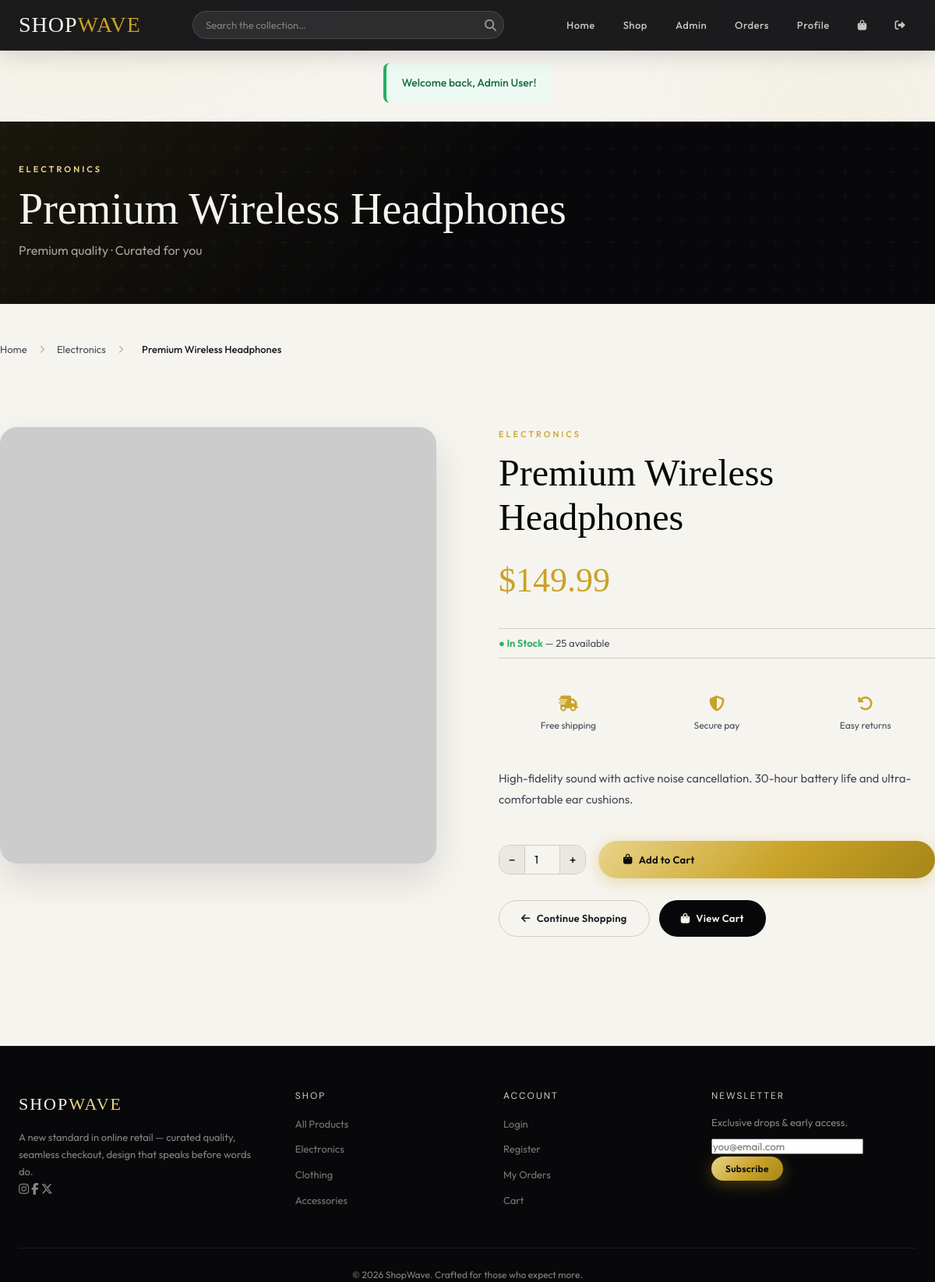
The page /product.php?id=1 (signed in) on the database its author committed.
### tables this page shows
CREATE TABLE IF NOT EXISTS products (
    id INT AUTO_INCREMENT PRIMARY KEY,
    name VARCHAR(200) NOT NULL,
    description TEXT,
    price DECIMAL(10,2) NOT NULL,
    stock INT DEFAULT 0,
    category VARCHAR(100),
    image VARCHAR(255) DEFAULT 'default.jpg',
    created_at TIMESTAMP DEFAULT CURRENT_TIMESTAMP
);

### includes/unsplash.php (called while the page is built, shortened)
<?php
function resolveProductImageUrl(array $product) {
    $localFile = $product['image'] ?? '';
    $localPath = __DIR__ . '/../images/products/' . basename($localFile);
    $remoteUrl = getProductRemoteImageUrl($product['name'], $product['category']);
    if ($remoteUrl) {
        $savedFile = downloadRemoteImage($remoteUrl, $product['id']);
        return $remoteUrl;
    }
    return BASE_URL . '/images/products/default.jpg';
}
function getProductRemoteImageUrl($productName, $category) {
    if (USE_PEXELS_API && PEXELS_API_KEY !== 'YOUR_PEXELS_API_KEY_HERE') {
        $url = getImageFromPexelsAPI($productName);
        $categoryKeyword = getCategoryKeywords($category);
        $url = getImageFromPexelsAPI($categoryKeyword);
    }
    $searchTerm = getSmartSearchTerm($productName, $category);
    return getPicsumImage($searchTerm);
}
function downloadRemoteImage($url, $productId) {
    $imageData = @file_get_contents($url);
    if (!$imageData) {
        return null;
    }
    $extension = 'jpg';
    $filename = "product_{$productId}.{$extension}";
    return $filename;
}
function getSmartSearchTerm($productName, $category) {
    $term = strtolower(trim($productName));
    $term = preg_replace('/[^a-z0-9\s]/i', ' ', $term);
    $term = preg_replace('/\s+/', ' ', $term);
    $commonWords = ['pack', 'set', 'kit', 'piece', 'pcs', 'qty', 'quantity', 'the', 'a', 'an'];
    foreach ($commonWords as $word) {
        $term = preg_replace('/\b' . preg_quote($word, '/') . '\b/i', '', $term);
    }
    $term = trim(preg_replace('/\s+/', ' ', $term));
    $categoryBoost = [
        'Electronics' => 'tech gadget',
        'Clothing' => 'fashion apparel',
        'Accessories' => 'luxury style',
        'Kitchen' => 'cookware utensil',
        'Sports' => 'fitness equipment',
        'Books' => 'literature reading',
        'Home' => 'interior decor',
        'Other' => 'product item'
    ];
    $boost = $categoryBoost[$category] ?? 'product';
    if (!empty($term) && strlen($term) > 2) {
        return $term . ' ' . $boost;
    }
    return getCategoryKeywords($category) . ' ' . $boost;
}
function getPicsumImage($searchTerm) {
    $query = urlencode($searchTerm);
    return "https://picsum.photos/600/600?random={$query}";
}
function getImageFromPexelsAPI($query) {
    $url = 'https://api.pexels.com/v1/search?query=' . urlencode($query) . '&per_page=1&orientation=square';
    $context = stream_context_create([
        'http' => [
            'method' => 'GET',
            'header' => 'Authorization: ' . PEXELS_API_KEY . "\r\n",
            'timeout' => 5
        ]
    ]);
    try {
        $response = @file_get_contents($url, false, $context);
    } catch (Exception $e) {
    }
    return null;
}
function getCategoryKeywords($category) {
    $categoryKeywords = [
        'Electronics' => 'electronics gadgets',
        'Clothing' => 'clothing shirt',
        'Accessories' => 'watch jewelry',
        'Kitchen' => 'kitchen cookware',
        'Sports' => 'sports equipment',
        'Books' => 'books reading',
        'Home' => 'home decor',
        'Other' => 'products'
    ];
    return $categoryKeywords[$category] ?? 'products';
}

### product.php (the view, shortened to what this page needs)
<?php
require_once 'includes/db.php';
require_once 'includes/unsplash.php';
$id = filter_input(INPUT_GET, 'id', FILTER_VALIDATE_INT);
$stmt = $pdo->prepare('SELECT * FROM products WHERE id = ?');
$stmt->execute([$id]);
$product = $stmt->fetch();
$imgUrl = resolveProductImageUrl($product);
?>
<?php include 'includes/header.php'; ?>
<?php ui_page_hero($product['name'], 'Premium quality · Curated for you', $product['category'] ?? 'Product'); ?>
<div class="container page-content product-detail-page">
    <?php ui_breadcrumb([
        ['label' => 'Home', 'url' => BASE_URL . '/index.php'],
        ['label' => $product['category'] ?? 'Shop', 'url' => BASE_URL . '/index.php?category=' . urlencode($product['category'] ?? '')],
        ['label' => $product['name'], 'url' => ''],
    ]); ?>
    <div class="product-detail">
        <div class="detail-img">
            <img src="<?= htmlspecialchars($imgUrl) ?>" alt="<?= htmlspecialchars($product['name']) ?>">
        </div>
        <div class="detail-info">
            <p class="detail-category"><?= htmlspecialchars($product['category'] ?? '') ?></p>
            <h1 class="detail-name"><?= htmlspecialchars($product['name']) ?></h1>
            <div class="detail-price">$<?= number_format($product['price'], 2) ?></div>
            <div class="detail-stock">
                <?php if ($product['stock'] > 0): ?>
                    <span style="color:var(--success);font-weight:600;">● In Stock</span> — <?= (int) $product['stock'] ?> available
                <?php else: ?>
                    <span style="color:var(--danger);font-weight:600;">● Sold Out</span>
                <?php endif; ?>
            </div>
            <div class="detail-perks">
                <div class="detail-perk"><i class="fa-solid fa-truck-fast"></i> Free shipping</div>
                <div class="detail-perk"><i class="fa-solid fa-shield-halved"></i> Secure pay</div>
                <div class="detail-perk"><i class="fa-solid fa-rotate-left"></i> Easy returns</div>
            </div>
            <p class="detail-desc"><?= nl2br(htmlspecialchars($product['description'])) ?></p>
            <?php if ($product['stock'] > 0): ?>
                <form action="<?= BASE_URL ?>/cart_action.php" method="POST" style="display:flex;gap:16px;align-items:center;flex-wrap:wrap;">
                    <div class="qty-control">
                        <button type="button" class="qty-btn" data-action="dec">−</button>
                        <input class="qty-input" type="number" name="quantity" value="1" min="1" max="<?= $product['stock'] ?>">
                        <button type="button" class="qty-btn" data-action="inc">+</button>
                    </div>
                    <button type="submit" class="btn btn-primary" style="flex:1;min-width:200px;padding:16px 32px;">
                        <i class="fa-solid fa-bag-shopping"></i> Add to Cart
                    </button>
                </form>
            <?php else: ?>
                <button class="btn btn-outline btn-block" disabled style="opacity:0.6;">Currently Unavailable</button>
            <?php endif; ?>
            <div style="margin-top:28px;display:flex;gap:12px;flex-wrap:wrap;">
                <a href="<?= BASE_URL ?>/index.php" class="btn btn-outline"><i class="fa-solid fa-arrow-left"></i> Continue Shopping</a>
                <a href="<?= BASE_URL ?>/cart.php" class="btn btn-dark"><i class="fa-solid fa-shopping-bag"></i> View Cart</a>
            </div>
        </div>
    </div>
</div>
<?php include 'includes/footer.php'; ?>

### includes/ui.php (shortened to what this page needs)
<?php
function ui_breadcrumb(array $items): void
{
    echo '<nav class="breadcrumb" aria-label="Breadcrumb">';
    $last = count($items) - 1;
    foreach ($items as $i => $item) {
        if ($i > 0) {
            echo '<span class="breadcrumb-sep"><i class="fa-solid fa-chevron-right"></i></span>';
        }
        if ($i === $last || empty($item['url'])) {
            echo '<span class="breadcrumb-current">' . htmlspecialchars($item['label']) . '</span>';
        } else {
            echo '<a href="' . htmlspecialchars($item['url']) . '">' . htmlspecialchars($item['label']) . '</a>';
        }
    }
    echo '</nav>';
}
function ui_page_hero(string $title, string $subtitle = '', string $label = ''): void
{
    ?>
    <section class="page-hero">
        <div class="page-hero-bg" aria-hidden="true"></div>
        <div class="container page-hero-inner">
            <?php if ($label): ?>
                <span class="page-hero-label"><?= htmlspecialchars($label) ?></span>
            <?php endif; ?>
            <h1 class="page-hero-title"><?= htmlspecialchars($title) ?></h1>
            <?php if ($subtitle): ?>
                <p class="page-hero-sub"><?= htmlspecialchars($subtitle) ?></p>
            <?php endif; ?>
        </div>
    </section>
    <?php
}

### css/style.css (style rules this page uses)
:root { --black: #0a0a0a; --white: #fafaf8; --cream: #f4f1eb; --charcoal: #2a2a2a; --mid: #6b6b6b; --light: #d8d4cb; --accent: #c8a96e; --accent-d: #a8843e; --danger: #c0392b; --success: #27ae60; --radius: 4px; --shadow: 0 2px 20px rgba(0,0,0,0.08); --shadow-h: 0 8px 40px rgba(0,0,0,0.15); --trans: all 0.25s ease; }
*, *::before, *::after { box-sizing: border-box; margin: 0; padding: 0; }
html { scroll-behavior: smooth; }
body { font-family: 'DM Sans', sans-serif; background: var(--white); color: var(--charcoal); font-size: 15px; line-height: 1.65; }
a { color: inherit; text-decoration: none; transition: var(--trans); }
img { max-width: 100%; display: block; }
input, textarea, select, button { font-family: inherit; }
h1, h2, h3, h4 { font-family: 'Cormorant Garamond', serif; font-weight: 400; line-height: 1.2; }
.container { max-width: 1200px; margin: 0 auto; padding: 0 24px; }
.btn { display: inline-flex; align-items: center; gap: 8px; padding: 12px 28px; border-radius: var(--radius); font-size: 13px; font-weight: 500; letter-spacing: 0.5px; border: none; cursor: pointer; transition: var(--trans); text-decoration: none; }
.btn-primary { background: var(--accent); color: var(--black); }
.btn-outline { background: transparent; border: 1px solid var(--light); color: var(--charcoal); }
.btn-dark { background: var(--black); color: var(--white); }
.qty-control { display: flex; align-items: center; gap: 0; border: 1px solid var(--light); border-radius: var(--radius); overflow: hidden; width: fit-content; }
.qty-btn { background: var(--cream); border: none; width: 32px; height: 36px; font-size: 16px; cursor: pointer; transition: var(--trans); display: flex; align-items: center; justify-content: center; }
.qty-input { width: 46px; height: 36px; text-align: center; border: none; border-left: 1px solid var(--light); border-right: 1px solid var(--light); font-size: 14px; background: var(--white); }
.product-detail { display: grid; grid-template-columns: 1fr 1fr; gap: 80px; align-items: start; padding: 60px 0; }
.detail-img { aspect-ratio: 1; background: var(--cream); border-radius: 8px; overflow: hidden; display: flex; align-items: center; justify-content: center; border: 1px solid var(--light); }
.detail-img img { width: 100%; height: 100%; object-fit: cover; }
.detail-category { font-size: 11px; letter-spacing: 3px; text-transform: uppercase; color: var(--accent); margin-bottom: 12px; font-weight: 500; }
.detail-name { font-size: 48px; margin-bottom: 16px; color: var(--black); }
.detail-price { font-size: 40px; color: var(--black); margin-bottom: 24px; }
.detail-stock { font-size: 13px; color: var(--mid); margin-bottom: 32px; padding: 8px 0; border-top: 1px solid var(--light); border-bottom: 1px solid var(--light); }
.detail-stock span { color: var(--success); font-weight: 600; }
.detail-desc { font-size: 15px; color: var(--mid); line-height: 1.8; margin-bottom: 40px; }
.breadcrumb { font-size: 13px; color: var(--mid); margin-bottom: 32px; }
.breadcrumb a { color: var(--mid); }
.breadcrumb span { margin: 0 8px; }

### rows shown on the page
products: category "ELECTRONICS", name "Premium Wireless Headphones", price "149.99", stock "25", description "High-fidelity sound with active noise cancellation. 30-hour battery life and ultra-comfortable ear cushions."

### other values the page prints
$flash['message'] "Welcome back, Admin User!"
$subtitle "Premium quality · Curated for you"
$item['label'] "Home"
$item['label'] "Electronics"
$item['label'] "Premium Wireless Headphones"
